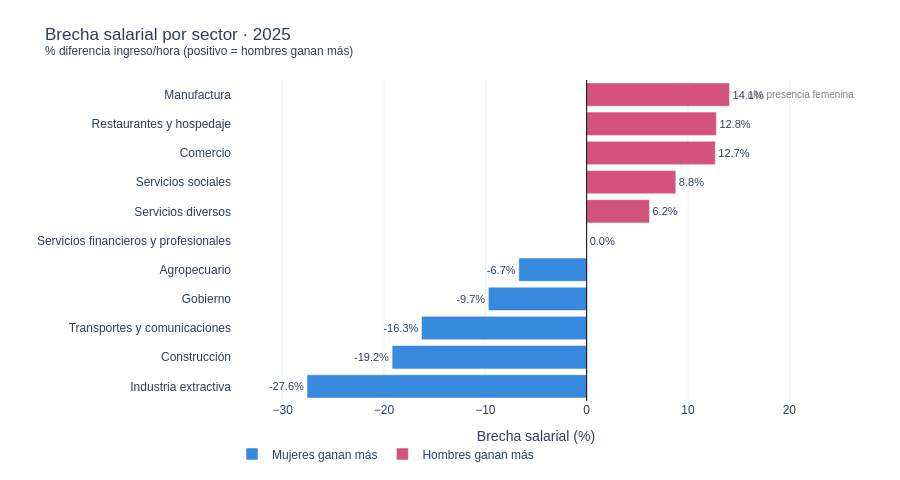

This figure's notebook cell:
### Markdown cell above
## G2 — Brecha por sector (2025)

Positivo = hombres ganan más. Los sectores con brecha negativa tienen pocas mujeres
y las que trabajan ahí tienden a ser profesionistas — no es igualdad, es selección.

### Code cell
bs25 = bs[bs['anio']==2025].sort_values('brecha_pct', ascending=True).copy()
bs25['color_barra'] = bs25['brecha_pct'].apply(
    lambda x: 'Hombres ganan más' if x > 0 else 'Mujeres ganan más'
)

fig2 = px.bar(
    bs25, x='brecha_pct', y='sector',
    color='color_barra',
    color_discrete_map={'Hombres ganan más': COLOR_MUJER, 'Mujeres ganan más': COLOR_HOMBRE},
    orientation='h', text='brecha_pct',
    labels={'brecha_pct':'Brecha salarial (%)', 'sector':'', 'color_barra':''},
    title='Brecha salarial por sector · 2025<br><sup>% diferencia ingreso/hora (positivo = hombres ganan más)</sup>',
)
fig2.update_traces(texttemplate='%{text:.1f}%', textposition='outside', textfont=dict(size=11))
fig2.add_vline(x=0, line_color='black', line_width=1)
fig2.add_annotation(x=14.1, y='Manufactura',
    text=' ← alta presencia femenina', showarrow=False,
    xanchor='left', font=dict(size=10, color='gray'))
fig2.update_layout(
    template='plotly_white', legend=dict(orientation='h', y=-0.12),
    xaxis=dict(zeroline=False, range=[-35, 25]),
    margin=dict(t=80, b=60, l=230, r=60), height=480,
    font=dict(family='Arial, sans-serif', size=12),
)
fig2.write_html(f'{RUTA_DASH}/g2_brecha_sector.html')
fig2.show()
print('G2 guardada.')

### Figure 1 — Plotly figure (JSON) as saved in the notebook; plotly's stock layout.template omitted (floating-point values rounded to 4 significant figures)
{"data": [{"hovertemplate": "=%{y}<br>Brecha salarial (%)=%{text}<extra></extra>", "legendgroup": "Mujeres ganan más", "marker": {"color": "#378ADD", "pattern": {"shape": ""}}, "name": "Mujeres ganan más", "orientation": "h", "showlegend": true, "text": [-27.6, -19.2, -16.3, -9.7, -6.7, 0.0], "textfont": {"size": 11}, "textposition": "outside", "texttemplate": "%{text:.1f}%", "type": "bar", "x": [-27.6, -19.2, -16.3, -9.7, -6.7, 0.0], "xaxis": "x", "y": ["Industria extractiva", "Construcción", "Transportes y comunicaciones", "Gobierno", "Agropecuario", "Servicios financieros y profesionales"], "yaxis": "y"}, {"hovertemplate": "=%{y}<br>Brecha salarial (%)=%{text}<extra></extra>", "legendgroup": "Hombres ganan más", "marker": {"color": "#D4537E", "pattern": {"shape": ""}}, "name": "Hombres ganan más", "orientation": "h", "showlegend": true, "text": [6.2, 8.8, 12.7, 12.8, 14.1], "textfont": {"size": 11}, "textposition": "outside", "texttemplate": "%{text:.1f}%", "type": "bar", "x": [6.2, 8.8, 12.7, 12.8, 14.1], "xaxis": "x", "y": ["Servicios diversos", "Servicios sociales", "Comercio", "Restaurantes y hospedaje", "Manufactura"], "yaxis": "y"}], "layout": {"annotations": [{"font": {"color": "gray", "size": 10}, "showarrow": false, "text": " ← alta presencia femenina", "x": 14.1, "xanchor": "left", "y": "Manufactura"}], "barmode": "relative", "font": {"family": "Arial, sans-serif", "size": 12}, "height": 480, "legend": {"orientation": "h", "title": {"text": ""}, "tracegroupgap": 0, "y": -0.12}, "margin": {"b": 60, "l": 230, "r": 60, "t": 80}, "shapes": [{"line": {"color": "black", "width": 1}, "type": "line", "x0": 0, "x1": 0, "xref": "x", "y0": 0, "y1": 1, "yref": "y domain"}], "title": {"text": "Brecha salarial por sector · 2025<br><sup>% diferencia ingreso/hora (positivo = hombres ganan más)</sup>"}, "xaxis": {"anchor": "y", "domain": [0, 1], "range": [-35, 25], "title": {"text": "Brecha salarial (%)"}, "zeroline": false}, "yaxis": {"anchor": "x", "domain": [0, 1], "title": {"text": ""}}}}
